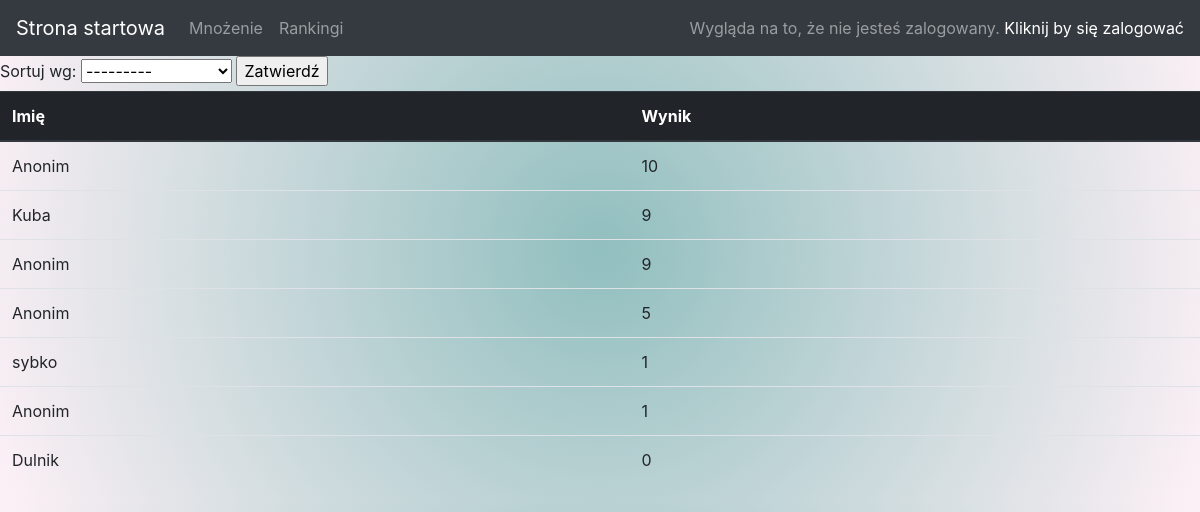
/ranking10/, run on the app's committed database.
### main/models.py (models this page shows, shortened)
class RankingTo10(models.Model):
    PlayerName = models.CharField(max_length=24)
    Score = models.IntegerField()

### main/views.py (the view)
# urls.py: path("ranking10/", views.ranking10, name="ranking10"),
def ranking10(request):
    sort_by = request.POST.get("sort_by", "-Score")
    rk = RankingTo10.objects.all().order_by(sort_by)
    filter_by = request.POST.get('filter_by', '')
    if filter_by:
        rk = RankingTo10.objects.filter(PlayerName=request.user.username).order_by(sort_by)
    else:
        rk = RankingTo10.objects.all().order_by(sort_by)
    return render(request, "main/ranking.html", {"rk":rk})

### main/templates/main/ranking.html (shortened to what this page needs)
{% extends 'main/base.html' %}
{% block content %}
<div>
    <form method="post">
        <label for="sort_by">Sortuj wg:</label>
        <select id="sort_by" name="sort_by"> {% comment %} onchange="this.form.submit()" {% endcomment %}
            <option value="-Score">---------</option>
        </select>
        <input type="submit" value="Zatwierdź">
    </form>
</div>
{% if rk %}
    <table class="table">
        <thead class="thead-dark">
            <tr>
                <th scope="col">Imię</th>
                <th scope="col">Wynik</th>
            </tr>
        </thead>
        <tbody>
            {% for object in rk %}
                <tr>
                    <td>{{ object.PlayerName }}</td>
                    <td>{{ object.Score }}</td>
                </tr>
            {% endfor %}
        </tbody>
    </table>
{% else %}
    <p>Brak danych w bazie.</p>
{% endif %}
{% endblock content %}

### main/static/css/style.css (style rules this page uses)
body { background: rgb(151,190,192); background: radial-gradient(circle, rgba(151,190,192,1) 0%, rgba(146,191,191,1) 0%, rgba(146,191,191,1) 1%, rgba(238,174,202,0.1825105042016807) 99%); }

### data on the page
RankingTo10: PlayerName "Anonim", Score "10"
RankingTo10: PlayerName "Kuba", Score "9"
RankingTo10: PlayerName "Anonim", Score "9"
RankingTo10: PlayerName "Anonim", Score "5"
RankingTo10: PlayerName "sybko", Score "1"
RankingTo10: PlayerName "Anonim", Score "1"
RankingTo10: PlayerName "Dulnik", Score "0"
